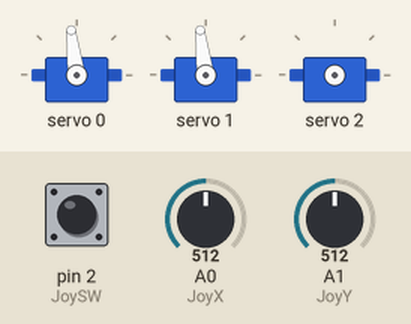
The sketch below on a simulated Arduino Uno, built with avr-gcc and run on an emulated ATmega328P. Shown: 3 × servo. The inputs (shaded band) are chosen by the test bench; at power-on: A0 (JoyX) = 512, A1 (JoyY) = 512, pin 2 (JoySW) HIGH.

Above: at 1.2 s.
1.3 s: A0 (JoyX) set to 716
At 2.0 s:
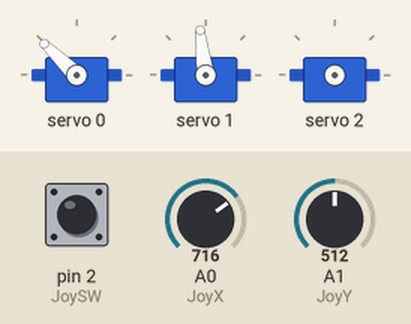
2.8 s: A1 (JoyY) set to 716
At 3.1 s:
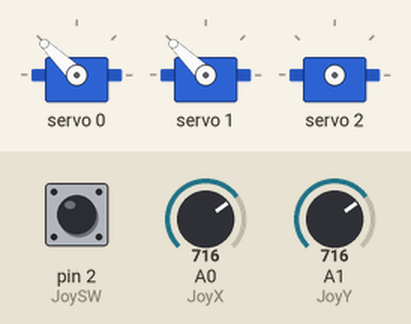
4.3 s: pin 2 (JoySW) pulled LOW for 0.15 s
5.9 s: A0 (JoyX) set to 900
At 6.6 s:
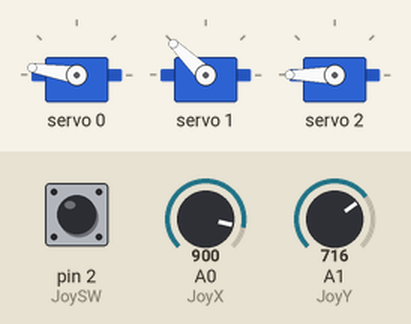
7.4 s: A1 (JoyY) set to 900
At 7.8 s:
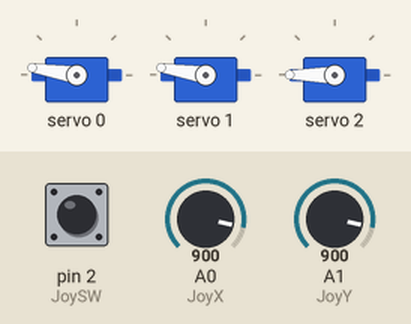
8.9 s: pin 2 (JoySW) pulled LOW for 1 s
At 10.1 s:
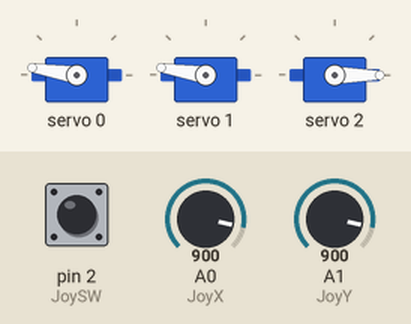
Timing chart, 0 to 11.9 s (numbered marks = the images above; inputs shaded):
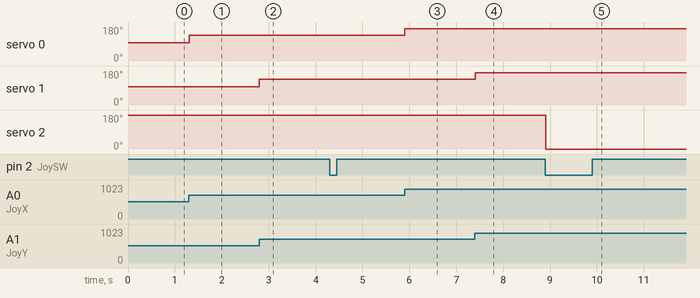

The sketch:

i2c_joystick_control.ino
```cpp
#include "HCPCA9685.h" // Include the HCPCA9685 library created by Andrew Davies

#define I2CAdd 0x40 // Default address of the PCA9685 Module

#define JoyX A0 // Joystick X pin connected to A0 on the UNO
#define JoyY A1 // Joystick Y pin connected to A1 on the UNO
#define JoySW 2 // Joystick switch pin connected to digital 2

// Used to store the mapping of the Joystick X and Y values
int ServoXforward;
int ServoYforward;
int toggle;
int currButtonState;
int lastButtonState;

HCPCA9685 HCPCA9685(I2CAdd); // Define Library to use I2C communication

void setup()
{
  HCPCA9685.Init(SERVO_MODE); // Set to Servo Mode

  HCPCA9685.Sleep(false); // Wake up PCA9685 module
  pinMode(JoySW, INPUT_PULLUP);

  currButtonState = digitalRead(JoySW);
}


void loop()
{
  lastButtonState = currButtonState;
  currButtonState = digitalRead(JoySW);

  int val1X = analogRead(JoyX); // Read current value of Joystick 1 X axis
  int val1Y = analogRead(JoyY); // Read current value of Joystick 1 Y axis

  // Map Joystick Axis values to servo Min and Max position
  ServoXforward = map(val1X, 0, 1023, 10, 420); // Used to move Servo 0

  ServoYforward = map(val1Y, 0, 1023, 10, 420); // Used to move Servo 4

   if(lastButtonState == HIGH && currButtonState == LOW) {
    toggle += 1;
    if (toggle > 1) {
      toggle = 0;
    }

    if (toggle == 1) {
      HCPCA9685.Servo(2, 420);
    }
    else {
      HCPCA9685.Servo(2, 10);
    }
  }

  // Move Servos to read postion from Joystick
  HCPCA9685.Servo(0, ServoXforward); // Move Servo 0
  HCPCA9685.Servo(1, ServoYforward); // Move Servo 4

  delay(1);
}
```

Measured:
- after the input at 1.3 s, servo 0: 97° → 136° at once
- after the input at 2.8 s, servo 1: 97° → 136° at once
- after the input at 5.9 s, servo 0: 136° → 171° at once
- after the input at 7.4 s, servo 1: 136° → 171° at once
- after the input at 8.9 s, servo 2: 180° → 0° at once
